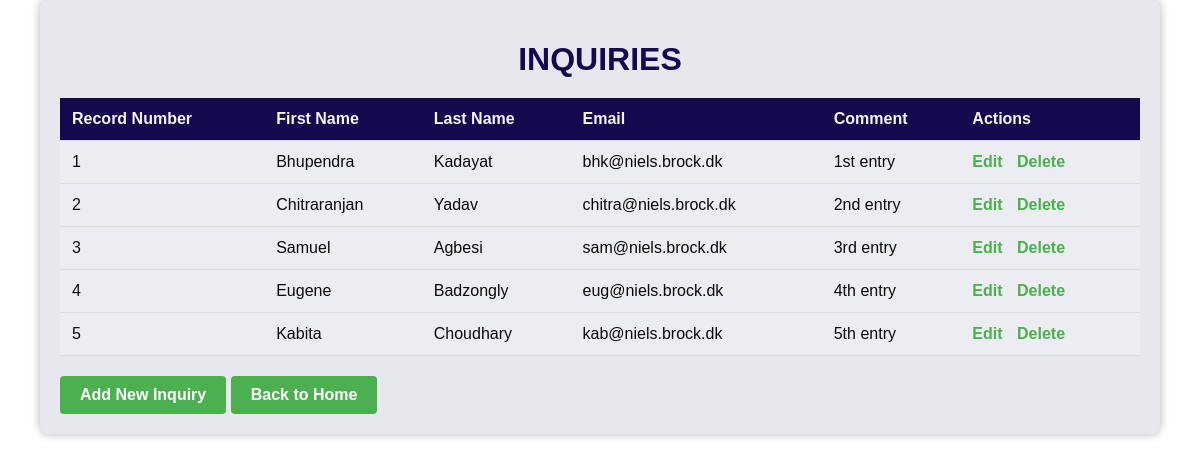
Page /list.php on the committed database.
### tables this page shows
CREATE TABLE `inquiry` (
  `record_number` int(11) NOT NULL,
  `firstName` varchar(50) NOT NULL,
  `lastName` varchar(50) NOT NULL,
  `email` varchar(50) NOT NULL,
  `comment` text NOT NULL
);

### list.php (the view, shortened to what this page needs)
<?php
include 'db.php';
$stmt = $conn->prepare("SELECT * FROM inquiry ORDER BY record_number");
$stmt->execute();
$result = $stmt->get_result();
?>
<!DOCTYPE html>
<html lang="en">
<head>
    <link rel="stylesheet" href="style.css">
</head>
<body>
    <div class="container">
        <h1>INQUIRIES</h1>
        <?php if ($result->num_rows > 0): ?>
            <table>
                <thead>
                    <tr>
                        <th>Record Number</th>
                        <th>First Name</th>
                        <th>Last Name</th>
                        <th>Email</th>
                        <th>Comment</th>
                        <th>Actions</th>
                    </tr>
                </thead>
                <tbody>
                    <?php while ($row = $result->fetch_assoc()): ?>
                        <tr>
                            <td data-label="Record Number"><?= $row['record_number']; ?></td>
                            <td data-label="First Name"><?= $row['firstName']; ?></td>
                            <td data-label="Last Name"><?= $row['lastName']; ?></td>
                            <td data-label="Email"><?= $row['email']; ?></td>
                            <td data-label="Comment"><?= $row['comment']; ?></td>
                            <td class="actions" data-label="Actions">
                                <a href="edit.php?record_number=<?= $row['record_number']; ?>">Edit</a>
                                <a href="delete.php?record_number=<?= $row['record_number']; ?>" onclick="return confirm('Are you sure?');">Delete</a>
                            </td>
                        </tr>
                    <?php endwhile; ?>
                </tbody>
            </table>
            <a href="add.php" class="button">Add New Inquiry</a>
        <?php else: ?>
            <p style="color:black;">No records found.</p>
        <?php endif; ?>
        <a href="index.php" class="button">Back to Home</a>
    </div>
</body>
</html>

### style.css (style rules this page uses)
html,body { height: 100%; font-family: Arial, sans-serif; margin: 0; padding: 0; background-image: url('images/LOGO.jpg'); background-size: cover; background-position:center; background-repeat: no-repeat; color: #e6e8ed; }
.container { width: 90%; max-width: 1200px; margin: 0px auto; padding: 20px; background-color: #e6e8ed;; border-radius: 8px; box-shadow: 0 0 10px rgba(0, 0, 0, 0.3); }
h1 { text-align: center; color: #140a4d; margin-bottom: 20px; }
table { width: 100%; border-collapse: collapse; margin-bottom: 20px; background-color: rgba(249, 249, 249, 0.3); }
th, td { padding: 12px; text-align: left; border-bottom: 1px solid #ddd; background-color: transparent; }
th { color: rgb(248, 243, 243); font-weight: bold; background-color: #140a4d; }
td { color: #0b0a0a; }
.actions a { margin-right: 10px; text-decoration: none; color: #4CAF50; font-weight: bold; }
.button { display: inline-block; padding: 10px 20px; background-color: #4CAF50; color: white; text-decoration: none; border-radius: 4px; text-align: center; font-weight: bold; transition: background-color 0.5s ease-out; }

### rows in the picture
inquiry: record_number "1", firstName "Bhupendra", lastName "Kadayat", email "bhk@niels.brock.dk", comment "1st entry"
inquiry: record_number "2", firstName "Chitraranjan", lastName "Yadav", email "chitra@niels.brock.dk", comment "2nd entry"
inquiry: record_number "3", firstName "Samuel", lastName "Agbesi", email "sam@niels.brock.dk", comment "3rd entry"
inquiry: record_number "4", firstName "Eugene", lastName "Badzongly", email "eug@niels.brock.dk", comment "4th entry"
inquiry: record_number "5", firstName "Kabita", lastName "Choudhary", email "kab@niels.brock.dk", comment "5th entry"
